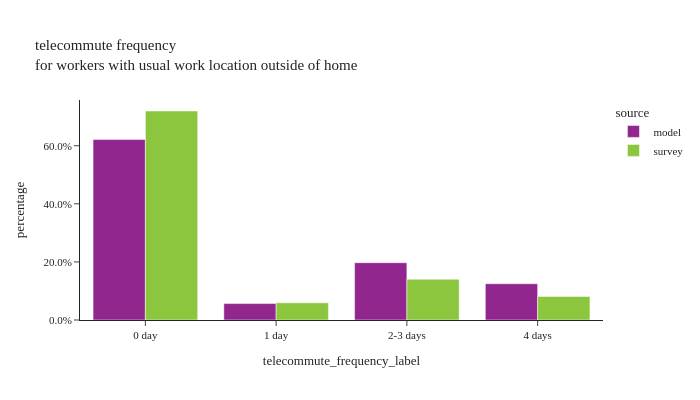

Notebook code for this chart:
### Code cell
util.plot_share_barchart(per_data, 'person_weight', 'telecommute_frequency_label', title="telecommute frequency<br>for workers with usual work location outside of home")

### Figure 1 — Plotly figure (JSON) as saved in the notebook; plotly's stock layout.template omitted (floating-point values rounded to 4 significant figures)
{"data": [{"alignmentgroup": "True", "customdata": [[988940], [90016], [314074], [198743]], "hovertemplate": "source=model<br>telecommute_frequency_label=%{x}<br>percentage=%{y}<br>sample_size=%{customdata[0]}<extra></extra>", "legendgroup": "model", "marker": {"color": "#91268F", "pattern": {"shape": ""}}, "name": "model", "offsetgroup": "model", "orientation": "v", "showlegend": true, "textposition": "auto", "type": "bar", "x": ["0 day", "1 day", "2-3 days", "4 days"], "xaxis": "x", "y": [0.6213, 0.05655, 0.1973, 0.1249], "yaxis": "y"}, {"alignmentgroup": "True", "customdata": [[2013], [225], [737], [521]], "hovertemplate": "source=survey<br>telecommute_frequency_label=%{x}<br>percentage=%{y}<br>sample_size=%{customdata[0]}<extra></extra>", "legendgroup": "survey", "marker": {"color": "#8CC63E", "pattern": {"shape": ""}}, "name": "survey", "offsetgroup": "survey", "orientation": "v", "showlegend": true, "textposition": "auto", "type": "bar", "x": ["0 day", "1 day", "2-3 days", "4 days"], "xaxis": "x", "y": [0.7195, 0.05908, 0.1403, 0.08105], "yaxis": "y"}], "layout": {"barmode": "group", "height": 400, "legend": {"title": {"text": "source"}, "tracegroupgap": 0}, "title": {"text": "telecommute frequency<br>for workers with usual work location outside of home"}, "width": 700, "xaxis": {"anchor": "y", "domain": [0, 1], "title": {"text": "telecommute_frequency_label"}}, "yaxis": {"anchor": "x", "domain": [0, 1], "tickformat": ".1%", "title": {"text": "percentage"}}}}
